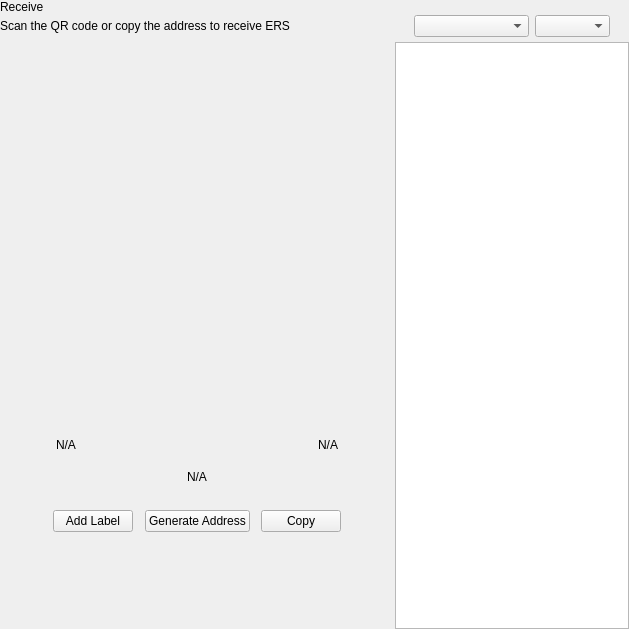
<?xml version="1.0" encoding="UTF-8"?>
<ui version="4.0">
 <class>ReceiveWidget</class>
 <widget class="QWidget" name="ReceiveWidget">
  <property name="geometry">
   <rect>
    <x>0</x>
    <y>0</y>
    <width>629</width>
    <height>629</height>
   </rect>
  </property>
  <property name="minimumSize">
   <size>
    <width>0</width>
    <height>0</height>
   </size>
  </property>
  <property name="windowTitle">
   <string>Form</string>
  </property>
  <layout class="QHBoxLayout" name="horizontalLayout_2" stretch="2,1">
   <property name="spacing">
    <number>0</number>
   </property>
   <property name="leftMargin">
    <number>0</number>
   </property>
   <property name="topMargin">
    <number>0</number>
   </property>
   <property name="rightMargin">
    <number>0</number>
   </property>
   <property name="bottomMargin">
    <number>0</number>
   </property>
   <item>
    <widget class="QWidget" name="left" native="true">
     <layout class="QVBoxLayout" name="verticalLayout_3">
      <property name="leftMargin">
       <number>0</number>
      </property>
      <property name="topMargin">
       <number>0</number>
      </property>
      <property name="rightMargin">
       <number>0</number>
      </property>
      <property name="bottomMargin">
       <number>0</number>
      </property>
      <item>
       <layout class="QVBoxLayout" name="verticalLayout_2">
        <property name="spacing">
         <number>0</number>
        </property>
        <property name="leftMargin">
         <number>0</number>
        </property>
        <item>
         <layout class="QHBoxLayout" name="horizontalLayout_3">
          <property name="spacing">
           <number>0</number>
          </property>
          <item>
           <layout class="QVBoxLayout" name="verticalLayout_4">
            <property name="spacing">
             <number>5</number>
            </property>
            <item>
             <widget class="QLabel" name="labelTitle">
              <property name="text">
               <string>Receive</string>
              </property>
             </widget>
            </item>
            <item alignment="Qt::AlignTop">
             <widget class="QLabel" name="labelSubtitle1">
              <property name="text">
               <string>Scan the QR code or copy the address to receive ERS</string>
              </property>
             </widget>
            </item>
           </layout>
          </item>
          <item>
           <spacer name="horizontalSpacer">
            <property name="orientation">
             <enum>Qt::Horizontal</enum>
            </property>
            <property name="sizeHint" stdset="0">
             <size>
              <width>40</width>
              <height>20</height>
             </size>
            </property>
           </spacer>
          </item>
         </layout>
        </item>
        <item>
         <spacer name="verticalSpacer_2">
          <property name="orientation">
           <enum>Qt::Vertical</enum>
          </property>
          <property name="sizeType">
           <enum>QSizePolicy::Expanding</enum>
          </property>
          <property name="sizeHint" stdset="0">
           <size>
            <width>20</width>
            <height>50</height>
           </size>
          </property>
         </spacer>
        </item>
        <item alignment="Qt::AlignHCenter">
         <widget class="QWidget" name="layoutQR" native="true">
          <property name="maximumSize">
           <size>
            <width>510</width>
            <height>16777215</height>
           </size>
          </property>
          <layout class="QVBoxLayout" name="verticalLayoutQr">
           <item>
            <spacer name="verticalSpacer11">
             <property name="orientation">
              <enum>Qt::Vertical</enum>
             </property>
             <property name="sizeType">
              <enum>QSizePolicy::Fixed</enum>
             </property>
             <property name="sizeHint" stdset="0">
              <size>
               <width>20</width>
               <height>20</height>
              </size>
             </property>
            </spacer>
           </item>
           <item alignment="Qt::AlignHCenter">
            <widget class="QLabel" name="labelQrImg">
             <property name="minimumSize">
              <size>
               <width>260</width>
               <height>260</height>
              </size>
             </property>
             <property name="maximumSize">
              <size>
               <width>260</width>
               <height>260</height>
              </size>
             </property>
             <property name="text">
              <string/>
             </property>
             <property name="alignment">
              <set>Qt::AlignCenter</set>
             </property>
            </widget>
           </item>
           <item>
            <spacer name="verticalSpacer_21">
             <property name="orientation">
              <enum>Qt::Vertical</enum>
             </property>
             <property name="sizeType">
              <enum>QSizePolicy::Fixed</enum>
             </property>
             <property name="sizeHint" stdset="0">
              <size>
               <width>20</width>
               <height>30</height>
              </size>
             </property>
            </spacer>
           </item>
           <item>
            <widget class="QWidget" name="widget" native="true">
             <property name="minimumSize">
              <size>
               <width>0</width>
               <height>0</height>
              </size>
             </property>
             <layout class="QHBoxLayout" name="horizontalLayout_5">
              <item>
               <widget class="QLabel" name="labelLabel">
                <property name="text">
                 <string notr="true">N/A</string>
                </property>
               </widget>
              </item>
              <item>
               <spacer name="horizontalSpacer_2">
                <property name="orientation">
                 <enum>Qt::Horizontal</enum>
                </property>
                <property name="sizeHint" stdset="0">
                 <size>
                  <width>141</width>
                  <height>20</height>
                 </size>
                </property>
               </spacer>
              </item>
              <item>
               <widget class="QLabel" name="labelDate">
                <property name="text">
                 <string notr="true">N/A</string>
                </property>
                <property name="alignment">
                 <set>Qt::AlignRight|Qt::AlignTrailing|Qt::AlignVCenter</set>
                </property>
               </widget>
              </item>
             </layout>
            </widget>
           </item>
           <item>
            <widget class="QLabel" name="labelAddress">
             <property name="sizePolicy">
              <sizepolicy hsizetype="Expanding" vsizetype="Preferred">
               <horstretch>0</horstretch>
               <verstretch>0</verstretch>
              </sizepolicy>
             </property>
             <property name="minimumSize">
              <size>
               <width>300</width>
               <height>0</height>
              </size>
             </property>
             <property name="text">
              <string notr="true">N/A</string>
             </property>
             <property name="alignment">
              <set>Qt::AlignCenter</set>
             </property>
            </widget>
           </item>
           <item>
            <spacer name="verticalSpacer_4">
             <property name="orientation">
              <enum>Qt::Vertical</enum>
             </property>
             <property name="sizeType">
              <enum>QSizePolicy::Fixed</enum>
             </property>
             <property name="sizeHint" stdset="0">
              <size>
               <width>20</width>
               <height>20</height>
              </size>
             </property>
            </spacer>
           </item>
           <item>
            <layout class="QHBoxLayout" name="horizontalLayout_4">
             <item alignment="Qt::AlignHCenter">
              <widget class="QPushButton" name="pushButtonLabel">
               <property name="focusPolicy">
                <enum>Qt::NoFocus</enum>
               </property>
               <property name="text">
                <string>Add Label</string>
               </property>
              </widget>
             </item>
             <item alignment="Qt::AlignHCenter">
              <widget class="QPushButton" name="pushButtonNewAddress">
               <property name="focusPolicy">
                <enum>Qt::NoFocus</enum>
               </property>
               <property name="text">
                <string>Generate Address</string>
               </property>
              </widget>
             </item>
             <item alignment="Qt::AlignHCenter">
              <widget class="QPushButton" name="pushButtonCopy">
               <property name="focusPolicy">
                <enum>Qt::NoFocus</enum>
               </property>
               <property name="text">
                <string>Copy</string>
               </property>
              </widget>
             </item>
            </layout>
           </item>
           <item>
            <spacer name="verticalSpacer_3">
             <property name="orientation">
              <enum>Qt::Vertical</enum>
             </property>
             <property name="sizeType">
              <enum>QSizePolicy::Expanding</enum>
             </property>
             <property name="sizeHint" stdset="0">
              <size>
               <width>20</width>
               <height>20</height>
              </size>
             </property>
            </spacer>
           </item>
          </layout>
         </widget>
        </item>
        <item>
         <spacer name="verticalSpacer">
          <property name="orientation">
           <enum>Qt::Vertical</enum>
          </property>
          <property name="sizeHint" stdset="0">
           <size>
            <width>20</width>
            <height>40</height>
           </size>
          </property>
         </spacer>
        </item>
       </layout>
      </item>
     </layout>
    </widget>
   </item>
   <item>
    <widget class="QWidget" name="right" native="true">
     <layout class="QVBoxLayout" name="verticalLayout_5">
      <property name="spacing">
       <number>0</number>
      </property>
      <property name="leftMargin">
       <number>1</number>
      </property>
      <property name="topMargin">
       <number>0</number>
      </property>
      <property name="rightMargin">
       <number>0</number>
      </property>
      <property name="bottomMargin">
       <number>0</number>
      </property>
      <item>
       <layout class="QVBoxLayout" name="container_right">
        <property name="spacing">
         <number>0</number>
        </property>
        <property name="leftMargin">
         <number>0</number>
        </property>
        <property name="rightMargin">
         <number>0</number>
        </property>
        <item>
         <layout class="QVBoxLayout" name="verticalLayout">
          <property name="spacing">
           <number>6</number>
          </property>
          <property name="leftMargin">
           <number>19</number>
          </property>
          <property name="rightMargin">
           <number>19</number>
          </property>
          <item>
           <widget class="OptionButton" name="btnRequest" native="true"/>
          </item>
          <item>
           <widget class="OptionButton" name="btnMyAddresses" native="true">
            <property name="sizePolicy">
             <sizepolicy hsizetype="Preferred" vsizetype="Minimum">
              <horstretch>0</horstretch>
              <verstretch>0</verstretch>
             </sizepolicy>
            </property>
           </widget>
          </item>
         </layout>
        </item>
        <item>
         <widget class="QWidget" name="sortWidget" native="true">
          <layout class="QHBoxLayout" name="horizontalLayout_6">
           <property name="leftMargin">
            <number>19</number>
           </property>
           <property name="rightMargin">
            <number>19</number>
           </property>
           <property name="bottomMargin">
            <number>5</number>
           </property>
           <item>
            <spacer name="horizontalSpacer_3">
             <property name="orientation">
              <enum>Qt::Horizontal</enum>
             </property>
             <property name="sizeHint" stdset="0">
              <size>
               <width>40</width>
               <height>20</height>
              </size>
             </property>
            </spacer>
           </item>
           <item>
            <widget class="QComboBox" name="comboBoxSort">
             <property name="sizePolicy">
              <sizepolicy hsizetype="Preferred" vsizetype="Fixed">
               <horstretch>0</horstretch>
               <verstretch>0</verstretch>
              </sizepolicy>
             </property>
             <property name="minimumSize">
              <size>
               <width>115</width>
               <height>0</height>
              </size>
             </property>
            </widget>
           </item>
           <item>
            <widget class="QComboBox" name="comboBoxSortOrder">
             <property name="sizePolicy">
              <sizepolicy hsizetype="Preferred" vsizetype="Fixed">
               <horstretch>0</horstretch>
               <verstretch>0</verstretch>
              </sizepolicy>
             </property>
             <property name="minimumSize">
              <size>
               <width>75</width>
               <height>0</height>
              </size>
             </property>
            </widget>
           </item>
          </layout>
         </widget>
        </item>
        <item>
         <widget class="QListView" name="listViewAddress"/>
        </item>
       </layout>
      </item>
     </layout>
    </widget>
   </item>
  </layout>
 </widget>
 <customwidgets>
  <customwidget>
   <class>OptionButton</class>
   <extends>QWidget</extends>
   <header>qt/eros/optionbutton.h</header>
   <container>1</container>
  </customwidget>
 </customwidgets>
 <resources/>
 <connections/>
</ui>
